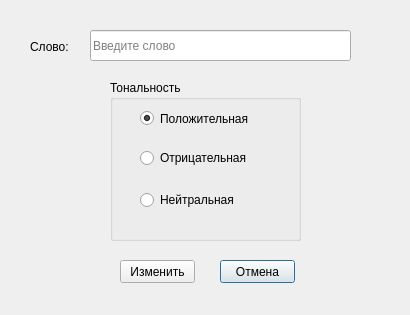
<?xml version="1.0" encoding="UTF-8"?>
<ui version="4.0">
 <class>changeWordSentimentDialog</class>
 <widget class="QDialog" name="changeWordSentimentDialog">
  <property name="geometry">
   <rect>
    <x>0</x>
    <y>0</y>
    <width>410</width>
    <height>315</height>
   </rect>
  </property>
  <property name="windowTitle">
   <string>Изменить тональность слова</string>
  </property>
  <widget class="QLineEdit" name="wordEdit">
   <property name="geometry">
    <rect>
     <x>90</x>
     <y>30</y>
     <width>261</width>
     <height>31</height>
    </rect>
   </property>
   <property name="placeholderText">
    <string>Введите слово</string>
   </property>
  </widget>
  <widget class="QLabel" name="labelWord">
   <property name="geometry">
    <rect>
     <x>30</x>
     <y>40</y>
     <width>47</width>
     <height>13</height>
    </rect>
   </property>
   <property name="text">
    <string>Слово:</string>
   </property>
  </widget>
  <widget class="QGroupBox" name="chooseSentimentGroupBox">
   <property name="geometry">
    <rect>
     <x>110</x>
     <y>80</y>
     <width>191</width>
     <height>161</height>
    </rect>
   </property>
   <property name="title">
    <string>Тональность</string>
   </property>
   <widget class="QRadioButton" name="radioButtonPSTV">
    <property name="geometry">
     <rect>
      <x>30</x>
      <y>30</y>
      <width>131</width>
      <height>17</height>
     </rect>
    </property>
    <property name="text">
     <string>Положительная</string>
    </property>
    <property name="checked">
     <bool>true</bool>
    </property>
   </widget>
   <widget class="QRadioButton" name="radioButtonNGTV">
    <property name="geometry">
     <rect>
      <x>30</x>
      <y>70</y>
      <width>131</width>
      <height>16</height>
     </rect>
    </property>
    <property name="text">
     <string>Отрицательная</string>
    </property>
   </widget>
   <widget class="QRadioButton" name="radioButtonNEUT">
    <property name="geometry">
     <rect>
      <x>30</x>
      <y>110</y>
      <width>121</width>
      <height>20</height>
     </rect>
    </property>
    <property name="text">
     <string>Нейтральная</string>
    </property>
   </widget>
  </widget>
  <widget class="QPushButton" name="buttonCancel">
   <property name="geometry">
    <rect>
     <x>220</x>
     <y>260</y>
     <width>75</width>
     <height>23</height>
    </rect>
   </property>
   <property name="text">
    <string>Отмена</string>
   </property>
  </widget>
  <widget class="QPushButton" name="buttonChange">
   <property name="geometry">
    <rect>
     <x>120</x>
     <y>260</y>
     <width>75</width>
     <height>23</height>
    </rect>
   </property>
   <property name="text">
    <string>Изменить</string>
   </property>
  </widget>
 </widget>
 <resources/>
 <connections/>
</ui>
